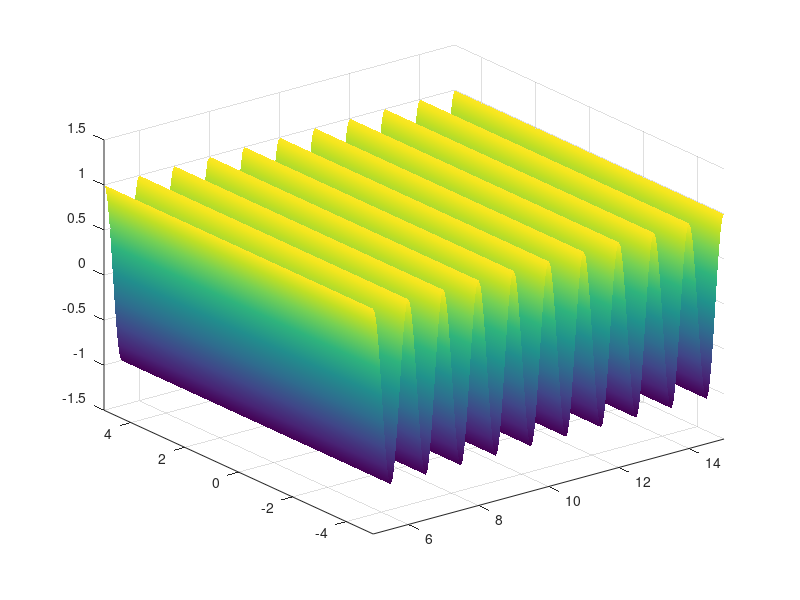

This chart was generated by the following MATLAB code:
[x,y]= meshgrid(5:0.05:15, -5:0.05:5);
l=1;
k=2*pi/l;
f=3e8/l;
w=2*pi*f;
t=linspace(0,60e-9,200);
%z=exp(i*k*abs(x+i*y));
z=exp(i*k*x);
for n=1:length(t)
    surf(x,y,real(z*exp(-i*w*t(n))));
    %view(ceil(90*n*1/length(t)),ceil(90*n*2/length(t)));
    view(3)
    zlim([-1.5 1.5])
    xlim([min(min(x)) max(max(x))])
    ylim([min(min(y)) max(max(y))])
    shading interp
    getframe();
    end